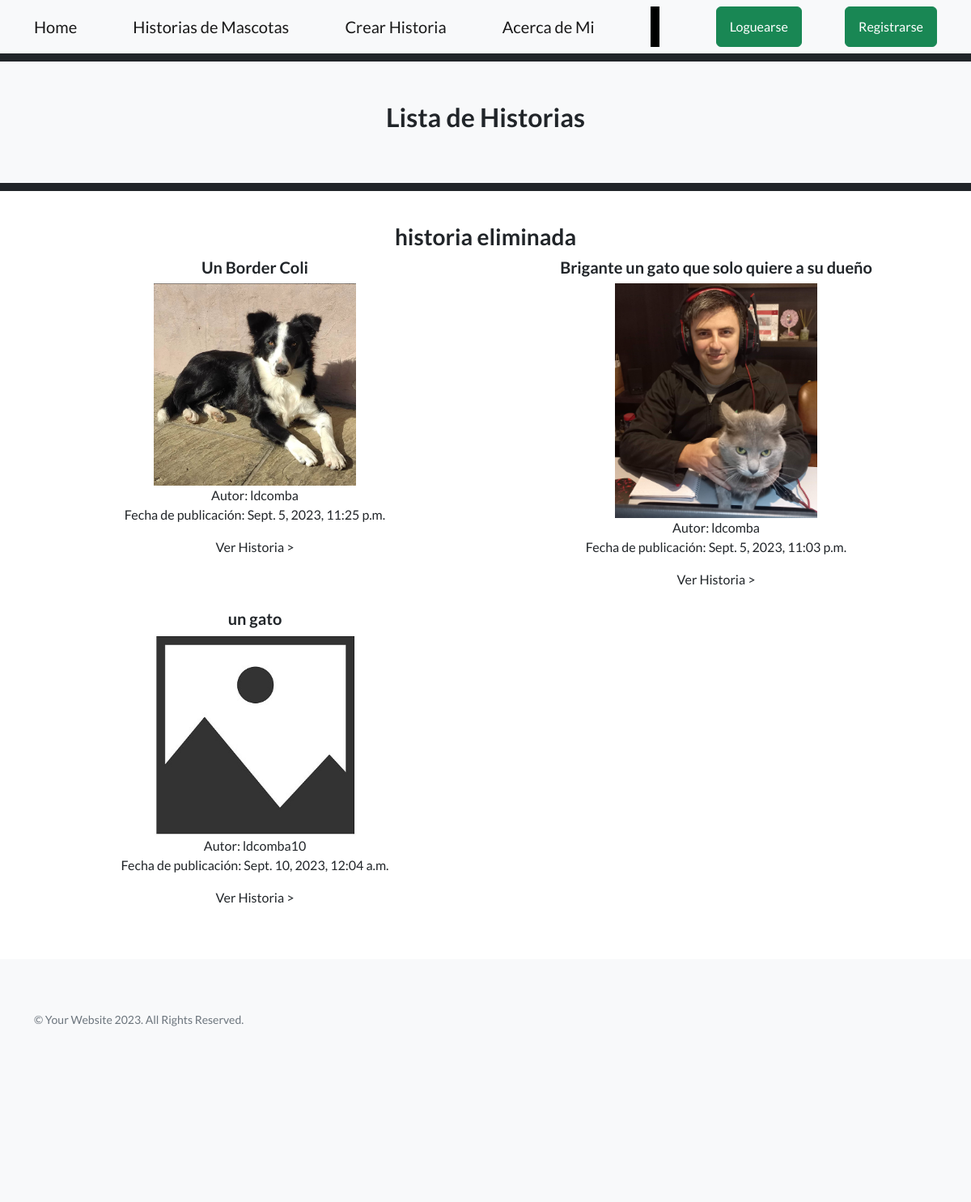
The page /AppPages/eliminarHistoria/ on the database its author committed.
### AppPages/models.py (models this page shows, shortened)
class Mascota(models.Model):
    mascotaSeleccion= (
        ('gato','Gato'),
        ('perro','Perro'),
        ('pajaro','Pajaro'),
        ('pez','Pez'),
        ('otro','Otro')
    )
    autor=models.ForeignKey(User, on_delete=models.CASCADE,blank=False)
    mascota= models.CharField(max_length=50, choices=mascotaSeleccion, default='')
    nombreMascota=models.CharField(max_length=50, blank=False)
    titulo=models.CharField(max_length=50,blank=False)
    historia = models.TextField(
        validators=[MaxLengthValidator(limit_value=3200, message='La historia no puede superar 40 líneas.')],
        help_text="Ingresa la historia de la mascota (máximo 40 líneas)."
    )
    fechaPublicacion=models.DateTimeField(auto_now_add=True)
    imagenMascota = models.ImageField(null=True, blank=True, upload_to="imagenes/")
    class Meta:
        ordering = ['autor', '-fechaPublicacion']

### AppPages/views.py (the view)
# urls.py: path("eliminarHistoria/", eliminarHistoria, name="eliminarHistoria"),
def eliminarHistoria(request):
    mensaje="historia eliminada"
    mascotasHistorias=Mascota.objects.all()
    if request.method=="POST":
        historiaId = request.POST.get('historiaId')
        mensaje= "historia eliminada" + historiaId
    return render(request, "03_routePages.html",{"mascotasHistorias":mascotasHistorias,"mensaje":mensaje,"avatar":obtenerAvatar(request)})

### AppPages/views.py (called while the page is built)
def obtenerAvatar(request):
    avatares = PerfilUsuario.objects.filter(Q(user=request.user.id) & Q(imagen__isnull=False) & ~Q(imagen=''))
    if len(avatares)!=0:
        return avatares[0].imagen.url
    else:
        return "/media/avatars/avatarpordefecto.png"

### AppPages/templates/03_routePages.html (shortened to what this page needs)
{% extends "00_padre.html" %}
{% load static %}
{% block titulo %} Lista de Historias {% endblock %}
{% block contenido_que_cambia %}
<div class="container text-center">
    <h3>{{ mensaje }}</h3>
</div>
<div class="container text-center">
    <div class="row">
            {% for mascotaHistoria in mascotasHistorias %}
            <div class="col-sm-6 align-items-center">
                <div class="card-body">
                <h5>{{mascotaHistoria.titulo}}</h5>
                {% if  mascotaHistoria.imagenMascota  == "" %}
                    <img src="{% static 'AppPages/assets/img/noImage.jpg' %}" alt="avatar" style="width:250px;height:auto;" >
                {% else %}
                    <img src="{{ mascotaHistoria.imagenMascota.url }}" alt="avatar" width="250px" height="auto" />
                {% endif %}
                <br>
                Autor: {{mascotaHistoria.autor}}
                <br>
                <p>Fecha de publicación:  {{mascotaHistoria.fechaPublicacion}}</p>
                <a class="navbar-brand" href="{% url 'routePagesId' mascotaHistoria.id %}">Ver Historia ></a>
                <br>
                <br>
                </div>
            </div>
            {% endfor %}
            <br>
    </div>
</div>
{% endblock %}

### rows shown on the page
Mascota: titulo "Un Border Coli", imagenMascota (picture), autor "ldcomba", fechaPublicacion "Sept. 5, 2023, 11:25 p.m."
Mascota: titulo "Brigante un gato que solo quiere a su dueño", imagenMascota (picture), autor "ldcomba", fechaPublicacion "Sept. 5, 2023, 11:03 p.m."
Mascota: titulo "un gato", autor "ldcomba10", fechaPublicacion "Sept. 10, 2023, 12:04 a.m."

### other values the page prints
{{ mensaje }} "historia eliminada"
